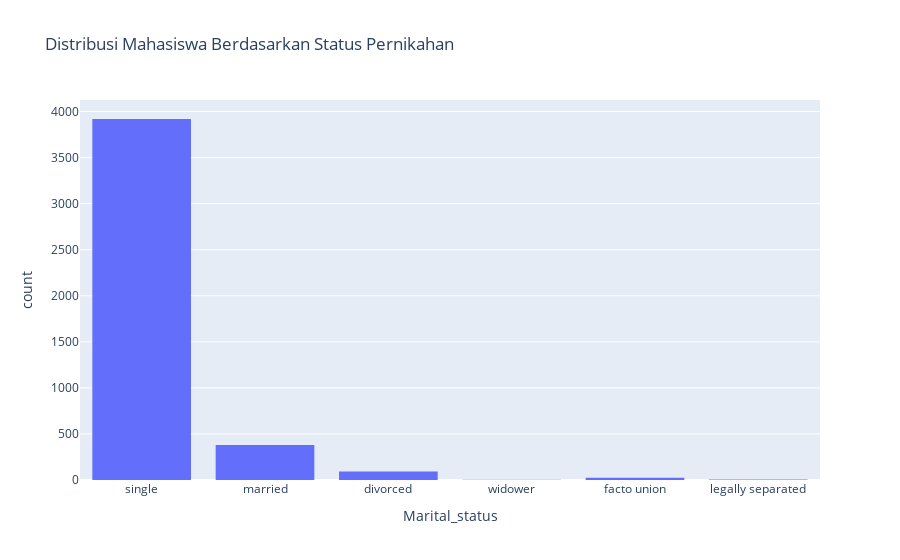

Write notebook code for a chart like this one.
### Markdown cell above
## EDA
Melakukan analisis visual untuk menemukan pola data:
- Distribusi mahasiswa berdasarkan:
    - Status perkawinan, mode aplikasi, program studi, gender, usia, dll.
- Hubungan nilai penerimaan dengan usia saat pendaftaran.
- Korelasi antara jumlah mata kuliah dan nilai.

Setiap analisis visual menggunakan histogram, scatter plot, atau heatmap untuk menyampaikan informasi dengan jelas.

### Code cell
# 1. Distribusi mahasiswa berdasarkan status pernikahan
fig1 = px.histogram(df, x='Marital_status', title='Distribusi Mahasiswa Berdasarkan Status Pernikahan')
fig1.show()

### Figure 1 — Plotly figure (JSON) as saved in the notebook; plotly's stock layout.template omitted (floating-point values rounded to 4 significant figures; data arrays with more than 128 entries replaced by an {"elided": "..."} marker saying what was removed)
{"data": [{"alignmentgroup": "True", "bingroup": "x", "hovertemplate": "Marital_status=%{x}<br>count=%{y}<extra></extra>", "legendgroup": "", "marker": {"color": "#636efa", "pattern": {"shape": ""}}, "name": "", "offsetgroup": "", "orientation": "v", "showlegend": false, "type": "histogram", "x": {"elided": "4424 str values"}, "xaxis": "x", "yaxis": "y"}], "layout": {"barmode": "relative", "legend": {"tracegroupgap": 0}, "title": {"text": "Distribusi Mahasiswa Berdasarkan Status Pernikahan"}, "xaxis": {"anchor": "y", "domain": [0, 1], "title": {"text": "Marital_status"}}, "yaxis": {"anchor": "x", "domain": [0, 1], "title": {"text": "count"}}}}
